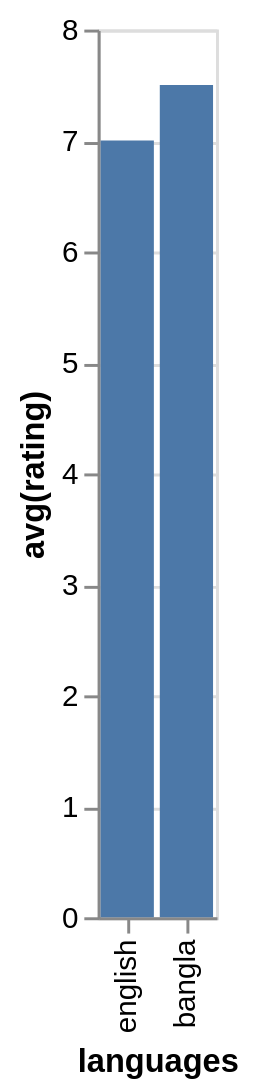

Specify this chart in Vega-Lite:
### Vega-Lite specification from a JSON file in a GitHub repository (floating-point values rounded to 4 significant figures)
{"data": {"values": [{"x_data": "english", "y_data": 7}, {"x_data": "bangla", "y_data": 7.5}]}, "mark": "bar", "encoding": {"x": {"field": "x_data", "type": "nominal", "title": "languages", "sort": "descending"}, "y": {"field": "y_data", "type": "quantitative", "title": "avg(rating)"}}}
